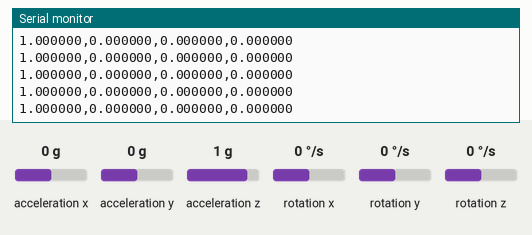
Simulated run of this sketch. Board: Arduino Nano 33 IoT. On the bench: the last lines printed to the serial monitor. The test bench sets the inputs (shaded band); at power-on: acceleration x 0 g, acceleration y 0 g, acceleration z 1 g, rotation x 0 °/s, rotation y 0 °/s, rotation z 0 °/s.

Above: at 1.2 s.
1.3 s: acceleration x set to -1.4 g
At 2.3 s:
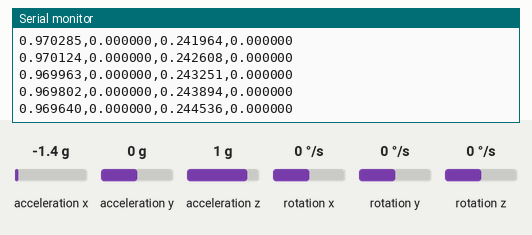
2.8 s: acceleration y set to -1.4 g
At 3.7 s:
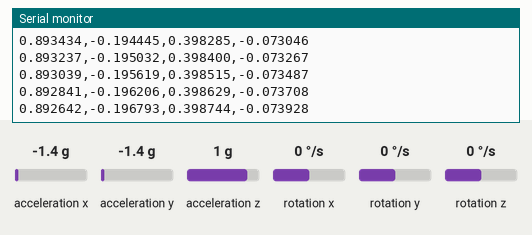
4.3 s: acceleration z set to -1.4 g
At 5.2 s:
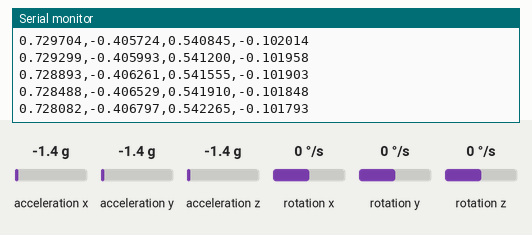
5.8 s: rotation x set to -192 °/s
At 6.5 s:
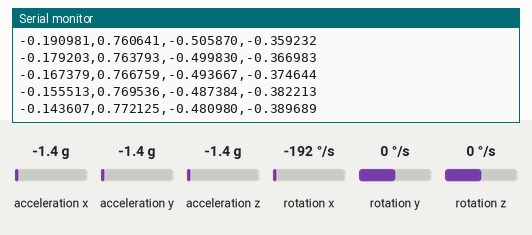
Timing chart, 0 to 7.1 s (numbered marks = the images above; inputs shaded):
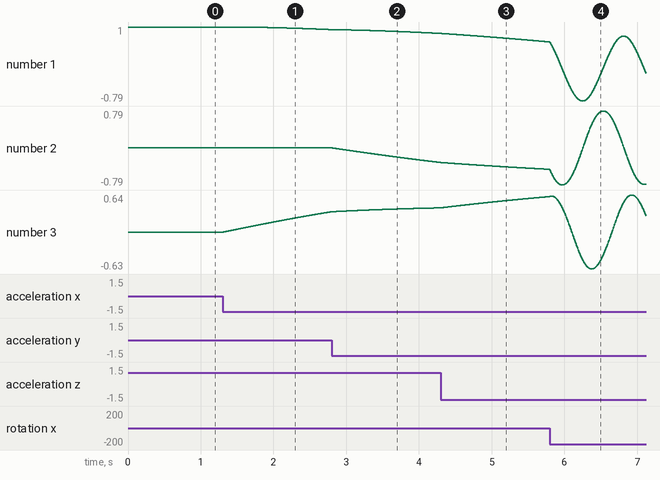

The sketch:

arduino_madgwick_imu.ino
```cpp
#include <Arduino_LSM6DS3.h>
#include <math.h>

#define deltat 0.0096f  // ~1/104Hz, LSM6DS3 sample rate
#define gyroMeasError (M_PI * (5.0f / 180.0f))
#define beta (sqrt(3.0f / 4.0f) * gyroMeasError)

float SEq_1 = 1.0f, SEq_2 = 0.0f, SEq_3 = 0.0f, SEq_4 = 0.0f;

void madgwickUpdate(float w_x, float w_y, float w_z, float a_x, float a_y, float a_z)
{
  float norm;
  float SEqDot_omega_1, SEqDot_omega_2, SEqDot_omega_3, SEqDot_omega_4;
  float f_1, f_2, f_3;
  float J_11or24, J_12or23, J_13or22, J_14or21, J_32, J_33;
  float SEqHatDot_1, SEqHatDot_2, SEqHatDot_3, SEqHatDot_4;

  float halfSEq_1 = 0.5f * SEq_1;
  float halfSEq_2 = 0.5f * SEq_2;
  float halfSEq_3 = 0.5f * SEq_3;
  float halfSEq_4 = 0.5f * SEq_4;
  float twoSEq_1 = 2.0f * SEq_1;
  float twoSEq_2 = 2.0f * SEq_2;
  float twoSEq_3 = 2.0f * SEq_3;

  // Normalise accelerometer
  norm = sqrt(a_x * a_x + a_y * a_y + a_z * a_z);
  if (norm == 0.0f) return;
  a_x /= norm; a_y /= norm; a_z /= norm;

  // Objective function (Eq. 25)
  f_1 = twoSEq_2 * SEq_4 - twoSEq_1 * SEq_3 - a_x;
  f_2 = twoSEq_1 * SEq_2 + twoSEq_3 * SEq_4 - a_y;
  f_3 = 1.0f - twoSEq_2 * SEq_2 - twoSEq_3 * SEq_3 - a_z;

  // Jacobian (Eq. 26)
  J_11or24 = twoSEq_3;
  J_12or23 = 2.0f * SEq_4;
  J_13or22 = twoSEq_1;
  J_14or21 = twoSEq_2;
  J_32 = 2.0f * J_14or21;
  J_33 = 2.0f * J_11or24;

  // Gradient = J^T * f (Eq. 20)
  SEqHatDot_1 = J_14or21 * f_2 - J_11or24 * f_1;
  SEqHatDot_2 = J_12or23 * f_1 + J_13or22 * f_2 - J_32 * f_3;
  SEqHatDot_3 = J_12or23 * f_2 - J_33 * f_3 - J_13or22 * f_1;
  SEqHatDot_4 = J_14or21 * f_1 + J_11or24 * f_2;

  // Normalise gradient
  norm = sqrt(SEqHatDot_1*SEqHatDot_1 + SEqHatDot_2*SEqHatDot_2 + SEqHatDot_3*SEqHatDot_3 + SEqHatDot_4*SEqHatDot_4);
  if (norm == 0.0f) return;
  SEqHatDot_1 /= norm; SEqHatDot_2 /= norm; SEqHatDot_3 /= norm; SEqHatDot_4 /= norm;

  // Quaternion rate from gyroscope (Eq. 12)
  SEqDot_omega_1 = -halfSEq_2 * w_x - halfSEq_3 * w_y - halfSEq_4 * w_z;
  SEqDot_omega_2 =  halfSEq_1 * w_x + halfSEq_3 * w_z - halfSEq_4 * w_y;
  SEqDot_omega_3 =  halfSEq_1 * w_y - halfSEq_2 * w_z + halfSEq_4 * w_x;
  SEqDot_omega_4 =  halfSEq_1 * w_z + halfSEq_2 * w_y - halfSEq_3 * w_x;

  // Fuse: q_dot = q_dot_gyro - beta * gradient (Eq. 43), then integrate (Eq. 42)
  SEq_1 += (SEqDot_omega_1 - beta * SEqHatDot_1) * deltat;
  SEq_2 += (SEqDot_omega_2 - beta * SEqHatDot_2) * deltat;
  SEq_3 += (SEqDot_omega_3 - beta * SEqHatDot_3) * deltat;
  SEq_4 += (SEqDot_omega_4 - beta * SEqHatDot_4) * deltat;

  // Normalise quaternion
  norm = sqrt(SEq_1*SEq_1 + SEq_2*SEq_2 + SEq_3*SEq_3 + SEq_4*SEq_4);
  SEq_1 /= norm; SEq_2 /= norm; SEq_3 /= norm; SEq_4 /= norm;
}


void setup() {
  Serial.begin(115200);
  while (!Serial);

  if (!IMU.begin()) {
    Serial.println("IMU init failed!");
    while (1);
  }
}

void loop() {
  float ax, ay, az, gx, gy, gz;

  if (IMU.accelerationAvailable() && IMU.gyroscopeAvailable()) {
    IMU.readAcceleration(ax, ay, az);   // in g
    IMU.readGyroscope(gx, gy, gz);      // in deg/s

    // Convert to filter units: acc needs g (already), gyro needs rad/s
    float wx = gx * M_PI / 180.0f;
    float wy = gy * M_PI / 180.0f;
    float wz = gz * M_PI / 180.0f;

    madgwickUpdate(wx, wy, wz, ax, ay, az);

    Serial.print(SEq_1, 6); Serial.print(",");
    Serial.print(SEq_2, 6); Serial.print(",");
    Serial.print(SEq_3, 6); Serial.print(",");
    Serial.println(SEq_4, 6);
  }
}
```

Measured:
- after the input at 1.3 s, the serial monitor: prints a new line at once (image 1)
- plotted number 1: 1 → 0.94 after the input at 1.3 s
- plotted number 3: 0 → 0.35 after the input at 1.3 s
